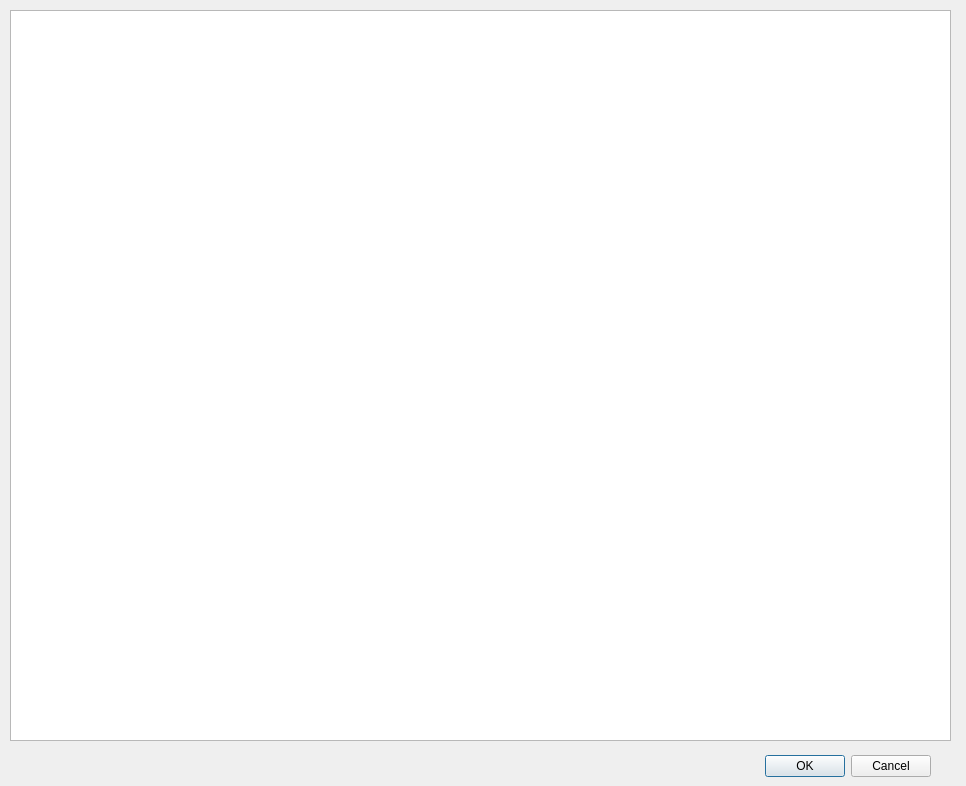
<?xml version="1.0" encoding="UTF-8"?>
<ui version="4.0">
 <class>N1_DeviceTable</class>
 <widget class="QDialog" name="N1_DeviceTable">
  <property name="geometry">
   <rect>
    <x>0</x>
    <y>0</y>
    <width>966</width>
    <height>786</height>
   </rect>
  </property>
  <property name="windowTitle">
   <string>Dialog</string>
  </property>
  <widget class="QDialogButtonBox" name="buttonBox">
   <property name="geometry">
    <rect>
     <x>760</x>
     <y>750</y>
     <width>171</width>
     <height>32</height>
    </rect>
   </property>
   <property name="orientation">
    <enum>Qt::Horizontal</enum>
   </property>
   <property name="standardButtons">
    <set>QDialogButtonBox::Cancel|QDialogButtonBox::Ok</set>
   </property>
  </widget>
  <widget class="QTableView" name="devicetable">
   <property name="geometry">
    <rect>
     <x>10</x>
     <y>10</y>
     <width>941</width>
     <height>731</height>
    </rect>
   </property>
  </widget>
 </widget>
 <resources/>
 <connections>
  <connection>
   <sender>buttonBox</sender>
   <signal>accepted()</signal>
   <receiver>N1_DeviceTable</receiver>
   <slot>accept()</slot>
   <hints>
    <hint type="sourcelabel">
     <x>760</x>
     <y>750</y>
    </hint>
    <hint type="destinationlabel">
     <x>157</x>
     <y>274</y>
    </hint>
   </hints>
  </connection>
  <connection>
   <sender>buttonBox</sender>
   <signal>rejected()</signal>
   <receiver>N1_DeviceTable</receiver>
   <slot>reject()</slot>
   <hints>
    <hint type="sourcelabel">
     <x>760</x>
     <y>750</y>
    </hint>
    <hint type="destinationlabel">
     <x>286</x>
     <y>274</y>
    </hint>
   </hints>
  </connection>
 </connections>
</ui>
